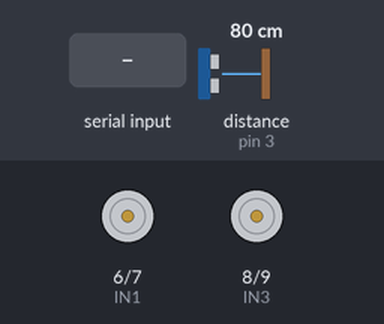
Bench run of a sketch on a simulated Arduino Uno, built with avr-gcc and run on an emulated ATmega328P. Shown: motor-driver pin pairs drawn as motors (green arrow = first pin HIGH = forward, orange = second pin HIGH = backward, longer = more drive, scaled by the enable pin). Inputs (shaded band) come from the test bench; at power-on: distance to the obstacle (sensor on pin 3) 80 cm. The echo pulse lasts 58.3 µs per cm.

Above: at 1.2 s.
1.3 s: "A" received over the second serial link
At 2.0 s:
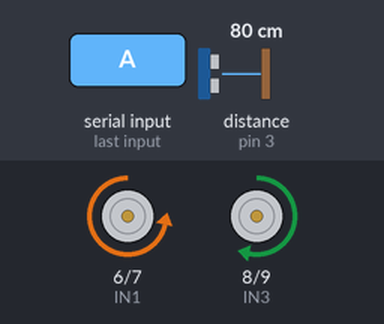
2.8 s: distance to the obstacle (sensor on pin 3) set to 34 cm
4.3 s: distance to the obstacle (sensor on pin 3) set to 27 cm
At 7.0 s:
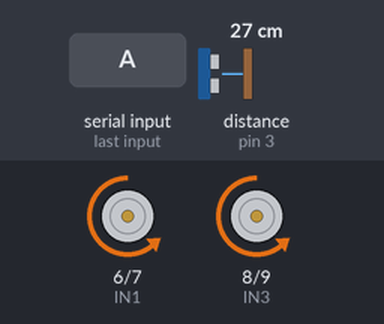
7.3 s: distance to the obstacle (sensor on pin 3) set to 35 cm
9.3 s: distance to the obstacle (sensor on pin 3) set to 2 cm
At 10.7 s:
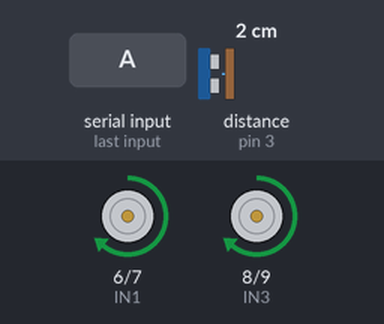
Timing chart, 0 to 13.3 s (numbered marks = the images above; inputs shaded):
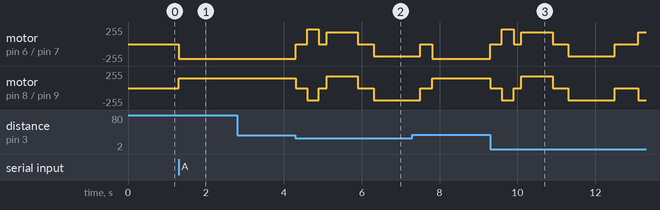

Measured:
- the behaviour switches between 32 and 31 cm on distance to the obstacle (sensor on pin 3) (found by bisection; images 1 and 2)
- after the input at 1.3 s, motor on pin 6 (IN1) / pin 7 (IN2): stopped → backward 220/255 at once; motor on pin 8 (IN3) / pin 9 (IN4): stopped → forward 150/255 at once
- after the input at 2.8 s, every drawn part: stays the same

The sketch:

robot_firmware.ino
```cpp
#include <SoftwareSerial.h>

SoftwareSerial BT(A0, A1);

// Motor Pins
const int ENA = 5; const int IN1 = 6; const int IN2 = 7;
const int IN3 = 8; const int IN4 = 9; const int ENB = 10;

// Ultrasonic Sensor Pins
const int trigPin = 2;
const int echoPin = 3;

int speed = 180;
bool autoMode = false;
char currentCommand = 'S'; // NEW: Remembers what the robot is currently doing

void setup() {
  BT.begin(9600);

  pinMode(ENA, OUTPUT); pinMode(IN1, OUTPUT); pinMode(IN2, OUTPUT);
  pinMode(IN3, OUTPUT); pinMode(IN4, OUTPUT); pinMode(ENB, OUTPUT);
  pinMode(trigPin, OUTPUT); pinMode(echoPin, INPUT);
}

void loop() {
  // 1. WAITING FOR COMMANDS FROM LAPTOP (VOICE OR KEYBOARD)
  if (BT.available()) {
    char receivedCommand = BT.read();

    if (receivedCommand == 'A' || receivedCommand == 'a') {
      autoMode = true;
    }
    else if (receivedCommand == 'F' || receivedCommand == 'B' || receivedCommand == 'L' || receivedCommand == 'R' || receivedCommand == 'S') {
      autoMode = false; // Stops fully autonomous mode
      currentCommand = receivedCommand; // Save the command that was just given

      if (currentCommand == 'F') moveForward();
      if (currentCommand == 'B') moveBackward();
      if (currentCommand == 'L') turnLeft();
      if (currentCommand == 'R') turnRight();
      if (currentCommand == 'S') stopRobot();
    }
  }

  // 2. ROUTINE FOR FULLY AUTONOMOUS MODE (Key Q)
  if (autoMode) {
    freeRoamLogic();
  }

  // 3. NEW: DRIVING ASSISTANCE (For Voice and WASD)
  // If the robot is not on Auto, but is moving FORWARD
  if (!autoMode && currentCommand == 'F') {
    long distance = measureDistance();

    // If an obstacle appears at less than 30 cm
    if (distance > 0 && distance <= 30) {

      // Collision avoidance reflex
      stopRobot();
      delay(300);
      moveBackward();
      delay(300);
      turnRight();
      delay(800);
      stopRobot();

      // After avoiding the obstacle, it stops and waits for your new voice/manual command!
      currentCommand = 'S';
    }
  }
}

// --- AUTONOMOUS INTELLIGENCE LOGIC (Free Roam) ---
void freeRoamLogic() {
  long distance = measureDistance();

  if (distance > 30 || distance == 0) {
    moveForward();
  }
  else {
    stopRobot(); delay(300);
    moveBackward(); delay(300); stopRobot(); delay(200);

    turnRight(); delay(800); stopRobot(); delay(400);

    long newDistance = measureDistance();
    if (newDistance <= 30 && newDistance > 0) {
      turnLeft(); delay(1200); stopRobot(); delay(300);
    }
  }
}

// --- SENSOR FUNCTION ---
long measureDistance() {
  digitalWrite(trigPin, LOW); delayMicroseconds(2);
  digitalWrite(trigPin, HIGH); delayMicroseconds(10); digitalWrite(trigPin, LOW);

  long duration = pulseIn(echoPin, HIGH, 30000);
  if (duration == 0) return 0;
  return duration * 0.034 / 2;
}

// --- MOVEMENT FUNCTIONS ---
void moveForward() {
  digitalWrite(IN1, LOW);  digitalWrite(IN2, HIGH);
  digitalWrite(IN3, HIGH); digitalWrite(IN4, LOW);

  // Here you put your numbers found during calibration so it moves perfectly straight!
  analogWrite(ENA, 220);
  analogWrite(ENB, 150);
}
void moveBackward() {
  digitalWrite(IN1, HIGH); digitalWrite(IN2, LOW);
  digitalWrite(IN3, LOW);  digitalWrite(IN4, HIGH);
  analogWrite(ENA, speed); analogWrite(ENB, speed);
}
void turnLeft() {
  digitalWrite(IN1, LOW);  digitalWrite(IN2, HIGH);
  digitalWrite(IN3, LOW);  digitalWrite(IN4, HIGH);
  analogWrite(ENA, speed); analogWrite(ENB, speed);
}
void turnRight() {
  digitalWrite(IN1, HIGH); digitalWrite(IN2, LOW);
  digitalWrite(IN3, HIGH); digitalWrite(IN4, LOW);
  analogWrite(ENA, speed); analogWrite(ENB, speed);
}
void stopRobot() {
  digitalWrite(IN1, LOW); digitalWrite(IN2, LOW);
  digitalWrite(IN3, LOW); digitalWrite(IN4, LOW);
  analogWrite(ENA, 0); analogWrite(ENB, 0);
}
```
